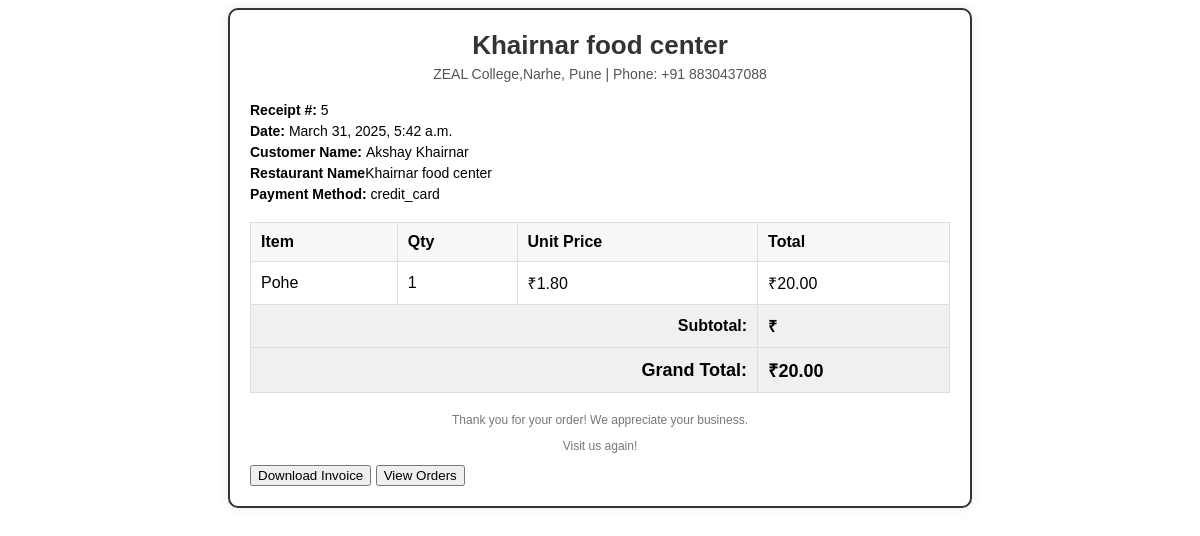
Screenshot of /customer/order/details/5/print/ with the database file from the repository.
### customer/models.py (models this page shows, shortened)
class Order(models.Model):
    ORDER_STATUS_CHOICES = [
        ('Pending', 'Pending'),
        ('Paid', 'Paid'),
        ('Processing', 'Processing'),
        ('Completed ', 'Completed'),
        ('Cancelled', 'Cancelled'),
    ]
    customer = models.ForeignKey(Customer, on_delete=models.CASCADE , null=False,default="")  # Link to Customer
    order_date = models.DateTimeField(default=datetime.now)
    total_amount = models.DecimalField(max_digits=10, decimal_places=2 , default=0.00)
    payment_method = models.CharField(max_length=20)
    payment_status = models.CharField(max_length=20, default="Pending")
    is_paid = models.BooleanField(default=False)
    order_status = models.CharField(max_length=20, choices=ORDER_STATUS_CHOICES, default='Pending')
    quantity = models.PositiveIntegerField(default=1)
    food_item = models.ForeignKey(FoodItem, on_delete=models.CASCADE , null=True)
    price = models.DecimalField(max_digits=6, decimal_places=2, default=0.00)
    restaurant_name = models.CharField(max_length=100 , default="")
    vendor = models.ForeignKey(CanteenVendor, on_delete=models.CASCADE, null= True)  # Link to the restaurant
    updated_at = models.DateTimeField(auto_now=True)

class Customer(models.Model):
    id = models.AutoField(primary_key=True)
    full_name = models.CharField(max_length=100)
    email = models.EmailField(max_length=100)
    mobile_number = models.CharField(max_length=100)
    password = models.CharField(max_length=255)  # It is recommended to hash passwords
    def __str__(self):
        return self.full_name

### vendor/models.py (models this page shows, shortened)
class FoodItem(models.Model):
    vendor = models.ForeignKey(CanteenVendor, on_delete=models.CASCADE)# Reference vendor ID
    food_name = models.CharField(max_length=100)
    description = models.TextField()
    TYPE_CHOICES = [('Veg', 'Veg'), ('Non-Veg', 'Non-Veg')]
    food_type = models.CharField(max_length=10, choices=TYPE_CHOICES)
    CATEGORY_CHOICES = [('Breakfast', 'Breakfast'), ('Drinks', 'Drinks'),
                        ('Lunch', 'Lunch'), ('Snacks', 'Snacks'), ('Dinner', 'Dinner')]
    category = models.CharField(max_length=50, choices=CATEGORY_CHOICES)
    price = models.DecimalField(max_digits=6, decimal_places=2)
    image = models.ImageField(upload_to='images/')  # Store in media folder
    created_at = models.DateTimeField(auto_now_add=True)
    in_stock = models.BooleanField(default=True)  # Availability status
    def __str__(self):
        return f"{self.food_name}"

### customer/views.py (the view)
# urls.py: path('order/details/<int:order_id>/print/', views.print_order_details, name='print_order_details'),
def print_order_details(request, order_id):
    order = get_object_or_404(Order, id=order_id)
    return render(request, 'print_order.html', {'order': order,})

### customer/templates/print_order.html (shortened to what this page needs)
{% load static %}
<div class="receipt-container">
    <div class="company-header">
        <h2>{{ order.restaurant_name }}</h2>
        <p>ZEAL College,Narhe, Pune  | Phone: +91 8830437088</p>
    </div>
    <div class="order-details">
        <p><strong>Receipt #: </strong>{{ order.id }}</p>
        <p><strong>Date: </strong>{{ order.order_date }}</p>
        <p><strong>Customer Name: </strong>{{ order.customer }}</p>
        <p><strong>Restaurant Name</strong>{{ order.restaurant_name }}</p>
        <p><strong>Payment Method: </strong>{{ order.payment_method }}</p>
    </div>
    <table class="order-summary">
        <thead>
            <tr>
                <th>Item</th>
                <th>Qty</th>
                <th>Unit Price</th>
                <th>Total</th>
            </tr>
        </thead>
        <tbody>
            <tr>
                <td>{{ order.food_item}}</td>
                <td>{{ order.quantity }}</td>
                <td>₹{{ order.price }}</td>
                <td>₹{{ order.total_amount }}</td>
            </tr>
        </tbody>
        <tfoot>
            <tr>
                <td colspan="3" style="text-align: right;">Subtotal:</td>
                <td>₹{{ order.subtotal }}</td>
            </tr>
            <tr>
                <td colspan="3" style="text-align: right; font-size: 18px;">Grand Total:</td>
                <td style="font-size: 18px;">₹{{ order.total_amount }}</td>
            </tr>
        </tfoot>
    </table>
    <div class="footer">
        <p>Thank you for your order! We appreciate your business.</p>
        <p>Visit us again!</p>
    </div>
    <button onclick="window.print()" class="btn btn-primary">Download Invoice</button>
    <button onclick="window.location.href='{% url 'view_orders' %}'" class="btn btn-secondary">View Orders</button>
</div>

### rows the page displays
Order: restaurant_name "Khairnar food center", id "5", order_date "March 31, 2025, 5:42 a.m.", customer "Akshay Khairnar", payment_method "credit_card", food_item "Pohe", quantity "1", price "1.80", total_amount "20.00"
